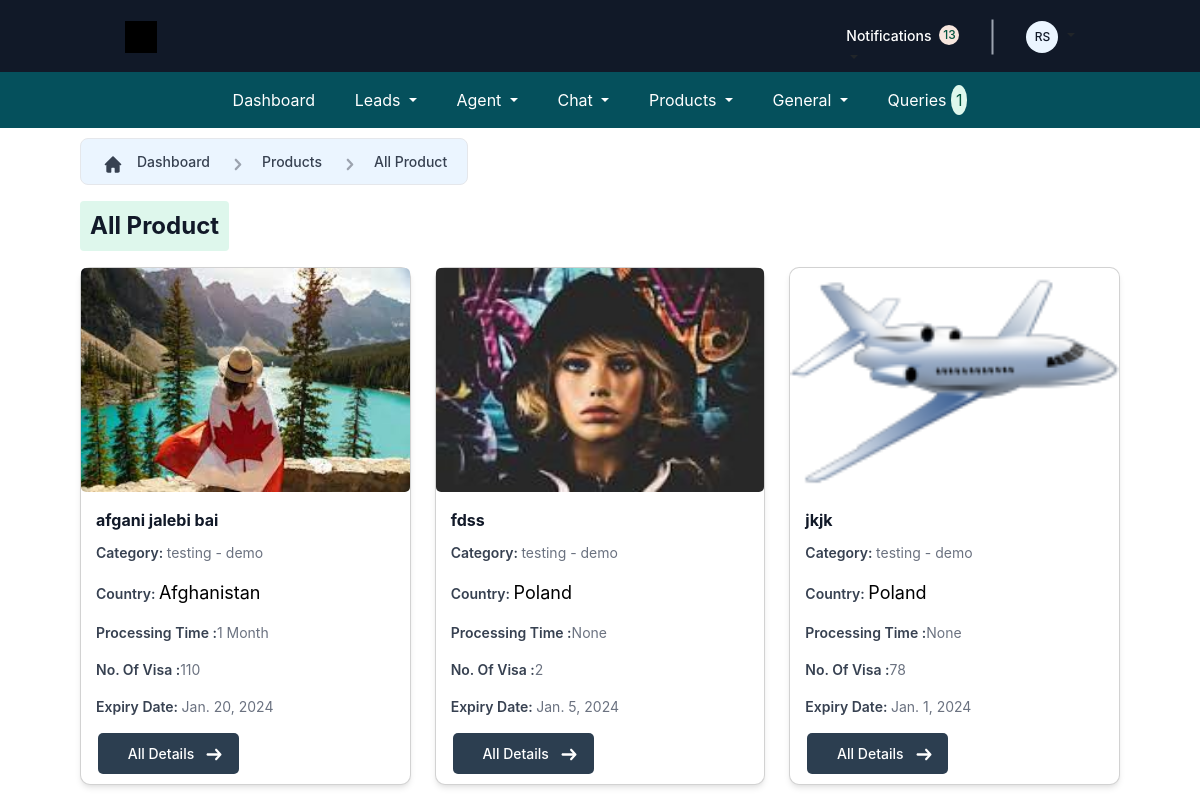
The page /Employee/PackageList/ (signed in) on the database its author committed.
### crm_app/models.py (models this page shows, shortened)
class CustomUser(AbstractUser):
    user_type_data = (
        ("1", "HOD"),
        ("2", "Admin"),
        ("3", "Employee"),
        ("4", "Agent"),
        ("5", "Out Sourcing Agent"),
        ("6", "Customer"),
    )
    user_type = models.CharField(default="1", choices=user_type_data, max_length=10)
    is_logged_in = models.BooleanField(default=False)
    def generate_initials(self):
        first_initial = self.first_name[0].upper() if self.first_name else ""
        last_initial = self.last_name[0].upper() if self.last_name else ""
        return f"{first_initial}{last_initial}"
    def __str__(self):
        return f"{self.first_name} {self.last_name}"

class Package(models.Model):
    visa_country = models.ForeignKey(
        VisaCountry, on_delete=models.SET_NULL, null=True, blank=True
    )
    visa_category = models.ForeignKey(
        VisaCategory,
        on_delete=models.SET_NULL,
        null=True,
        blank=True,
        related_name="package_category",
    )
    title = models.CharField(max_length=100, null=True, blank=True)
    description = models.CharField(max_length=500, null=True, blank=True)
    assign_to_group = models.ForeignKey(
        Group, on_delete=models.SET_NULL, null=True, blank=True
    )
    number_of_visa = models.IntegerField(null=True, blank=True)
    amount = models.CharField(max_length=100, null=True, blank=True)
    advance_amount = models.CharField(max_length=100, null=True, blank=True)
    file_charges = models.CharField(max_length=100, null=True, blank=True)
    package_expiry_date = models.DateField(auto_created=False, null=True, blank=True)
    last_updated_by = models.ForeignKey(
        CustomUser, on_delete=models.SET_NULL, null=True, blank=True
    )
    last_updated_on = models.DateTimeField(auto_now=True)
    image = models.FileField(upload_to="media/package_images/", null=True, blank=True)
    processing_time = models.CharField(
        max_length=30, choices=PROCESSING_TIME_CHOICES, blank=True, null=True
    )
    approval = models.BooleanField(default="False")

class VisaCategory(models.Model):
    visa_country_id = models.ForeignKey(VisaCountry, on_delete=models.CASCADE)
    category = models.CharField(max_length=100)
    subcategory = models.CharField(max_length=100)
    lastupdated_by = models.CharField(max_length=100, null=True, blank=True)
    last_updated_on = models.DateTimeField(auto_now=True)
    class Meta:
        db_table = "VisaCategory"
    def __str__(self):
        return f"{self.category} - {self.subcategory}"

class VisaCountry(models.Model):
    country = models.CharField(max_length=100)
    created = models.DateTimeField(auto_now=True)
    lastupdated_by = models.CharField(max_length=100, null=True, blank=True)
    last_updated_on = models.DateTimeField(auto_now=True)
    def __str__(self):
        return str(self.country)

### crm_app/EmployeeViews.py (the view)
# urls.py: path("PackageList/", PackageListView.as_view(), name="Package_list"),
class PackageListView(LoginRequiredMixin, ListView):
    model = Package
    template_name = "Employee/Product/product.html"
    context_object_name = "Package"
    def get_queryset(self):
        return Package.objects.order_by("-id")
    def get_context_data(self, **kwargs):
        context = super().get_context_data(**kwargs)
        user = self.request.user
        dep = user.employee.department
        context["dep"] = dep
        return context

### crm_app/context_processors.py (called while the page is built)
def faq_count(request):
    if request.user.is_authenticated:
        count = FAQ.objects.all().count()
    else:
        count = 0
    return {"faq_count": count}

### templates/Employee/Product/product.html (shortened to what this page needs)
{% extends "Employee/Base/base.html" %}
{% load static %}
{% block main-content %}
<div class="form-container">
  <div class="custom-container">
    <div class="icon-container">
      <div class="icon">
      </div>
    </div>
    <div class="text-container">
      <a href="{% url "employee_dashboard" %}" style="text-decoration: none">
        <div class="text">Dashboard</div>
      </a>
    </div>
    <div class="icon-container">
      <div class="icon">
      </div>
    </div>
    <div class="text-container">
      <a href="{% url "Employee_Package_list" %}" style="text-decoration: none">
      <div class="text">Products</div>
      </a>
    </div>
    <div class="icon-container">
      <div class="icon">
      </div>
    </div>
    <div class="text-container">
      <div class="text">All Product</div>
    </div>
  </div>
  <div class="customs-container">
    <div class="custom-box">
      <div class="custom-text">All Product</div>
    </div>
  </div>
  <div class="row">
    {% for i in Package  %}
    {% if i.approval == True %}
    <div class="col-md-4" style="margin-bottom:4px;">
      <div class="card">
<div class="images-content" style="height:14rem;">
               <div class="card-image1" style="width:100%">
                  <a href="{% url "employee_package_detail" i.id %}">
                  {% if i.image %}
                  <img src="{{ i.image.url }}" alt="Owl Image" class="card-img">
                  {% else %}
                  <img src="{% static "style/Styling\DashboardDesign\images\card-header.png" %}" alt="" class="card-img">
                  {% endif %}
                  </a>
               </div>
            </div>
        <div class="card-body">
          <h5 class="card-title">{{i.title}}</h5>
          <p class="card-text">
            Category: <span class="txt">{{i.visa_category}}</span>
          </p>
          <p class="card-text">
            Country: <span class="txt" style="color:black;font-size:large;">{{i.visa_country}}</span>
          </p>
          <p class="card-text">
            Processing Time :<span class="txt">{{i.processing_time}}</span>
          </p>
          <p class="card-text">
            No. Of Visa :<span class="txt">{{i.number_of_visa}}</span>
          </p>
          <p class="card-text">
            Expiry Date: <span class="txt">{{i.package_expiry_date}}</span>
          </p>
        </div>
        <div class="d-grid gap-2 d-md-flex justify-content-between">
          <a href="{% url "employee_package_detail" i.id %}">
          <div class="Button">
            <div class="Text">All Details</div>
            <div class="ArrowRight">
            </div>
          </div>
        </a>
        </div>
      </div>
    </div>
    {% endif %}
    {% endfor %}
  </div>
</div>
{% endblock main-content %}

### templates/Employee/Base/header.html (shortened to what this page needs)
{% load static %}
<div class="Navbar">
   <div class="Content">
     <div class="Logo">
       <div class="LogoElement">
         <div class="ClipPathGroup">
           <div class="Vector" id="black-bg"></div>
           <div class="Group">
             <div class="Vector" id="white-bg">
             </div>
           </div>
         </div>
       </div>
     </div>
     <div class="Cta">
      <div class="Buttons">
        <a class="nav-link dropdown-toggle" href="#" id="notificationDropdown" role="button" data-bs-toggle="dropdown" aria-expanded="false" style="margin-top: 20px;">
         <div class="Link">
           <div class="Text">Notifications</div>
           <div class="Badge">
             <div class="Text1" id="notification">{{notification_Count}}</div>
           </div>
         </div>
        </a>
        <div class="Separator"></div>
         <a class="nav-link dropdown-toggle" href="#" id="navbarDropdown" role="button" data-bs-toggle="dropdown" aria-expanded="false">
           <div class="Avatar">
             <div class="Ph">{{request.user.generate_initials}}</div>
           </div>
         </a>
      </div>
     </div>
   </div>
 </div>

### static/style/Styling/DashboardDesign/css/style.css (style rules this page uses)
body { margin: 0; font-family: 'Inter', sans-serif; }
.card { border-radius: 10px; background-color: #FFF; }
.images-content, .card-content { display: flex; flex-direction: column; align-items: center; }
.images-content { position: relative; row-gap: 5px; }
.card-image1 { height: 100%; }
.card-image1 .card-img { height: 100%; width: 100%; object-fit: cover; }
.card-title { color: var(--gray-900, var(--gray-900, #111928)) !important; font-size: 16px !important; font-style: normal !important; font-weight: 700 !important; line-height: 162.5% !important; }
.card-text { line-height: normal; color: var(--gray-500, #6b7280); font-size: 14px; font-style: normal; font-weight: 400; line-height: normal; }

### rows shown on the page
CustomUser: user.generate_initials "RS"
Package: image (picture), title "afgani jalebi bai", visa_category "testing - demo", visa_country "Afghanistan", processing_time "1 Month", number_of_visa "110", package_expiry_date "Jan. 20, 2024"
Package: image (placeholder picture), title "fdss", visa_category "testing - demo", visa_country "Poland", processing_time "None", number_of_visa "2", package_expiry_date "Jan. 5, 2024"
Package: image (picture), title "jkjk", visa_category "testing - demo", visa_country "Poland", processing_time "None", number_of_visa "78", package_expiry_date "Jan. 1, 2024"

### other values the page prints
{{ notification_Count }} "13"
{{ faq_count }} "1"
